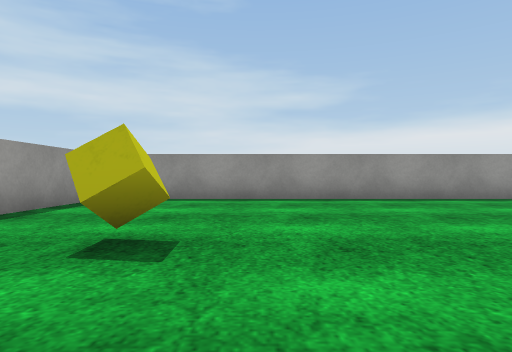
view 1 (above)

24 first-person views from a walk through a 3-D level made in the Unity game engine. The camera is 0.51 m above the floor, looks level and sees 75° across. The floor is counted in squares, 1 m on a side. Each view is taken from the middle of a square. On the plan, view 1 faces up. The plan holds only what a view shows up to about 9 squares ahead; the rest is blank. The place goes on beyond the plan. The player is left out. Surface patterns are stand-ins for the level's own textures.

view 2
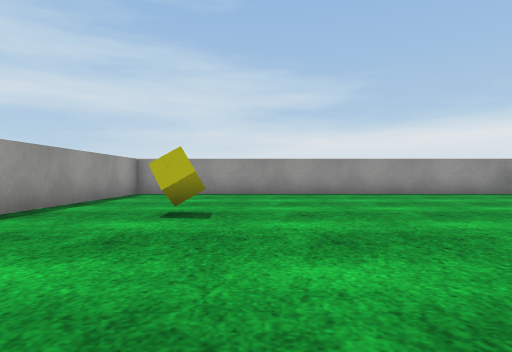

view 3
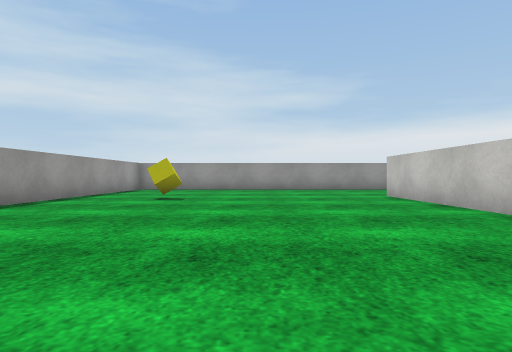

view 4
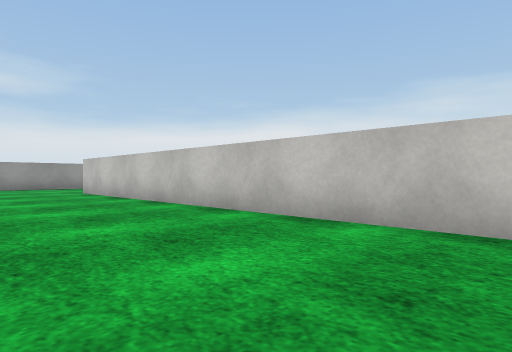

view 5
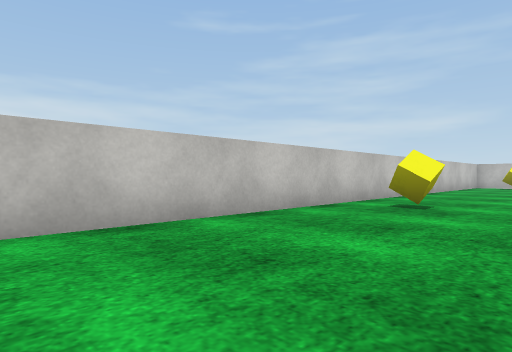

view 6
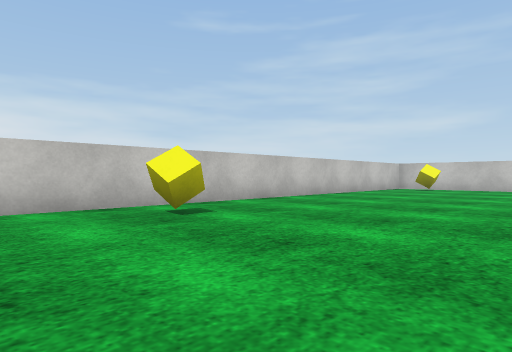

view 7
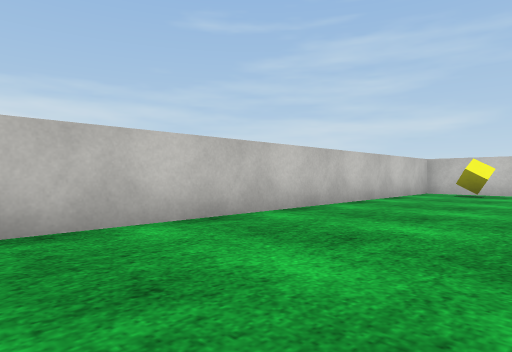

view 8
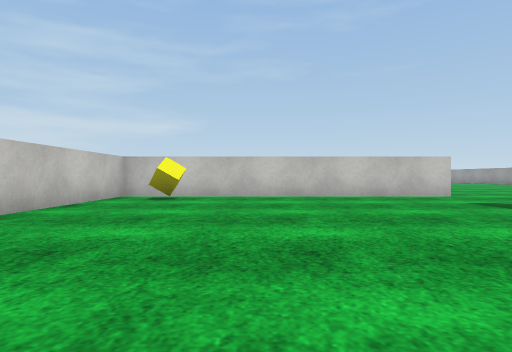

view 9
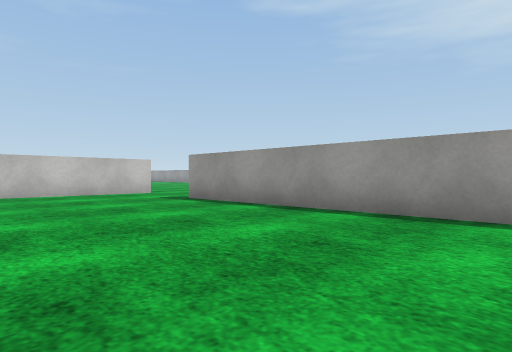

view 10
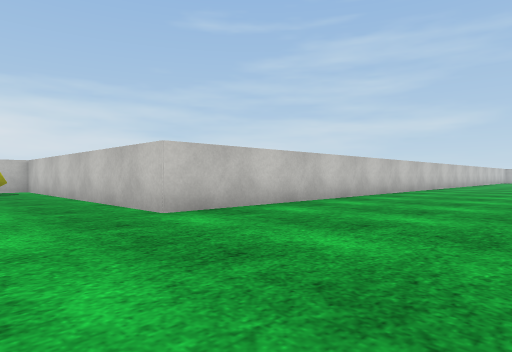

view 11
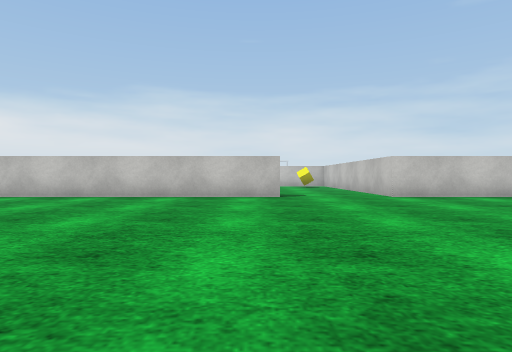

view 12
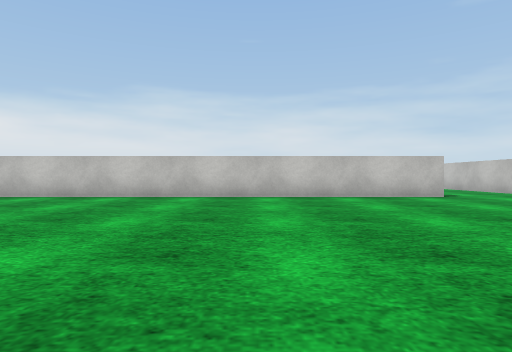

view 13
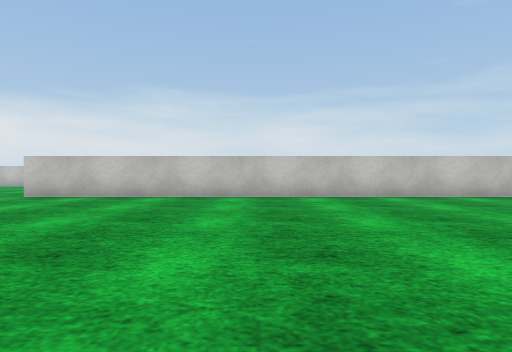

view 14
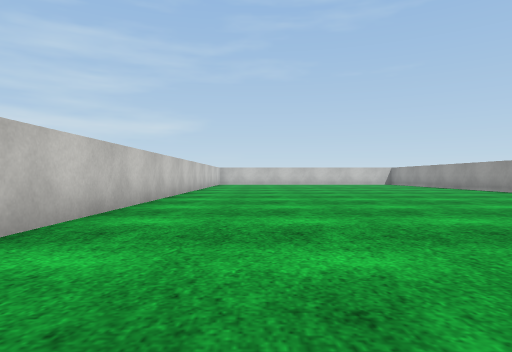

view 15
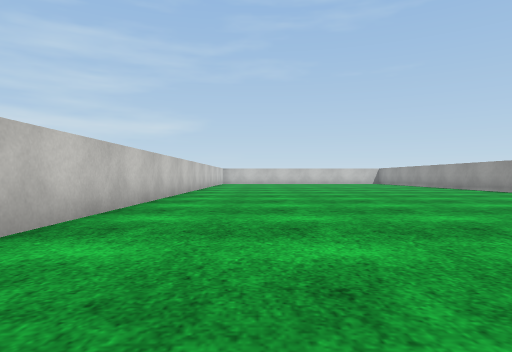

view 16
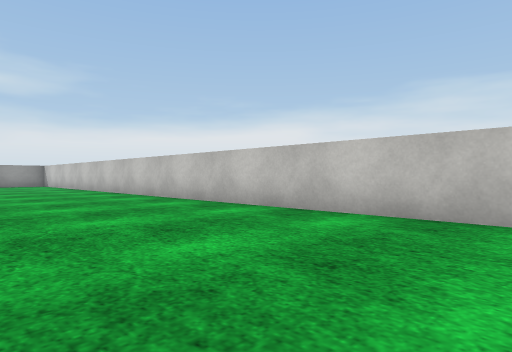

view 17
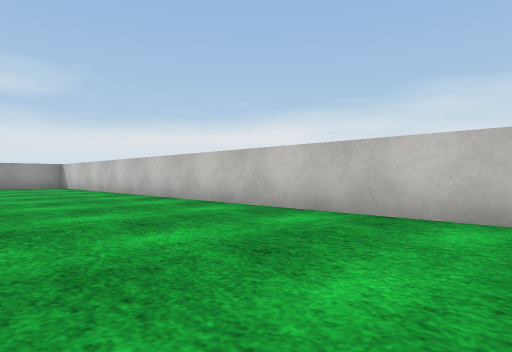

view 18
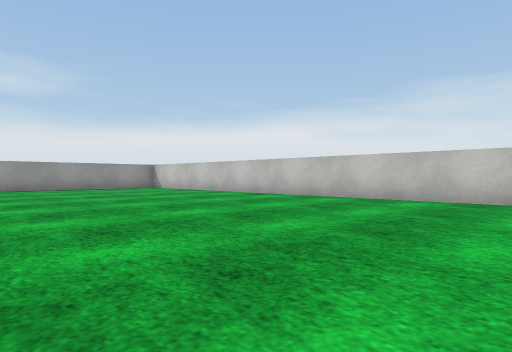

view 19
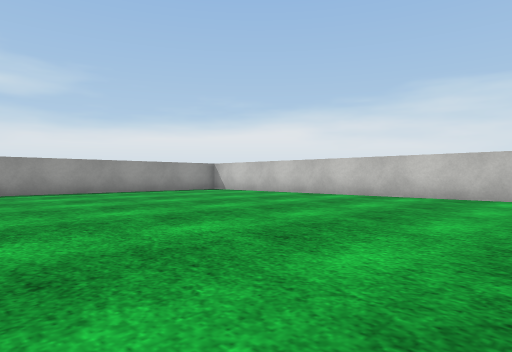

view 20
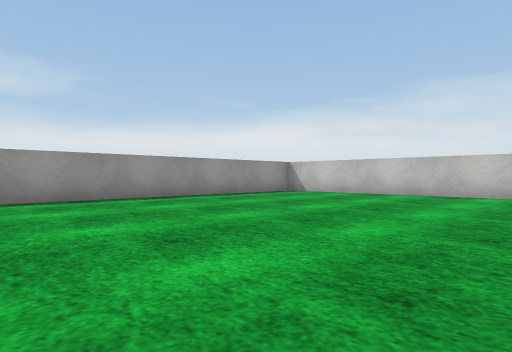

view 21
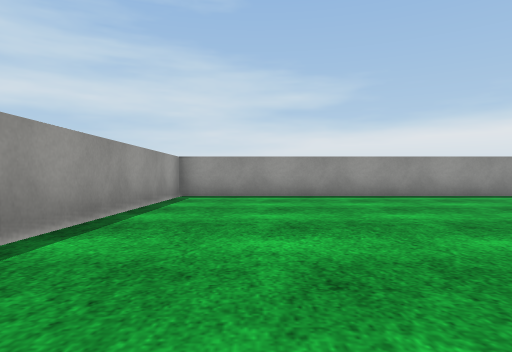

view 22
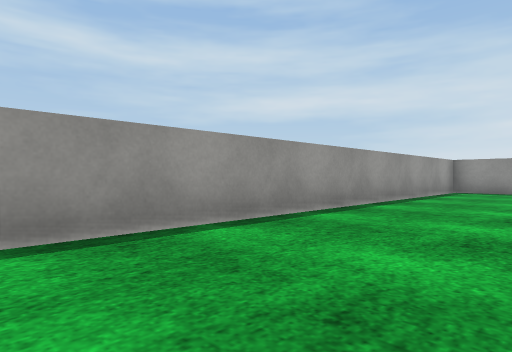

view 23
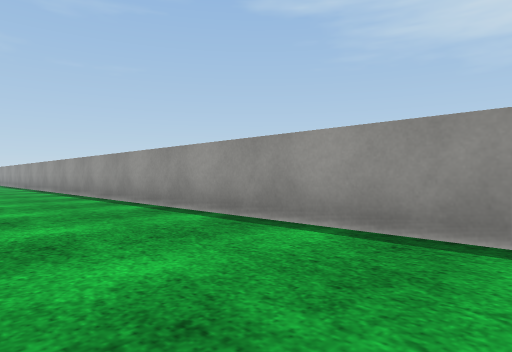

view 24
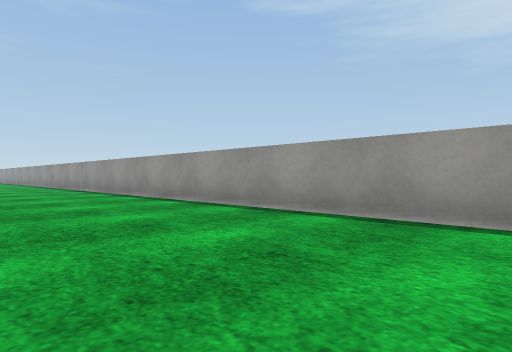

### Floor plan
Points are (right, up) in squares from view 1. A wall is a line through its corners. A room is listed if a view was taken in it or the views show most of it. See-through windows are left out.
Room 1 (views 1, 2, 3, 4, 5, 6, 7, 8, 9)
walls: (-3.4, -12.5) (-3.4, -18.6); (5.8, 7.4) (-2.4, 7.4); (-3.4, 7) (-3.4, 0.6); (-3.9, -21.3) (4.3, -21.3) (4.3, 3.5)
ways out: opening at (-3.3, -20) to room 2
objects: yellow cube (-1, 3); yellow cube (3, -20); yellow cube (3, -10)
Room 2 (views 10, 11, 12, 13, 14, 15, 16, 17, 18, 19, 20, 21, 22, 23, 24)
walls: (-3.9, -18.6) (-3.9, 3.6); (-5.5, 7.4) (-14, 7.4) (-14, -13.8); (-3.9, -35.5) (-3.9, -21.3)
ways out: opening at (-3.3, -20) to room 1

Positions as (right, up) in squares from view 1, and headings:
1: (0, 0), facing up
2: (0, -2), facing up
3: (1, -5), facing up
4: (1, -7), facing up-right
5: (1, -5), facing down-right
6: (-1, -8), facing down-right
7: (1, -11), facing down-right
8: (1, -13), facing down
9: (1, -12), facing down-left
10: (-8, -19), facing down-right
11: (-12, -18), facing right
12: (-12, -14), facing right
13: (-12, -27), facing right
14: (-6, -28), facing down
15: (-6, -26), facing down
16: (-8, -11), facing up-right
17: (-8, -8), facing up-right
18: (-11, -6), facing up-right
19: (-12, -3), facing up-right
20: (-13, 0), facing up-right
21: (-12, -1), facing up
22: (-11, -4), facing up-left
23: (-11, -2), facing down-left
24: (-10, -5), facing down-left
